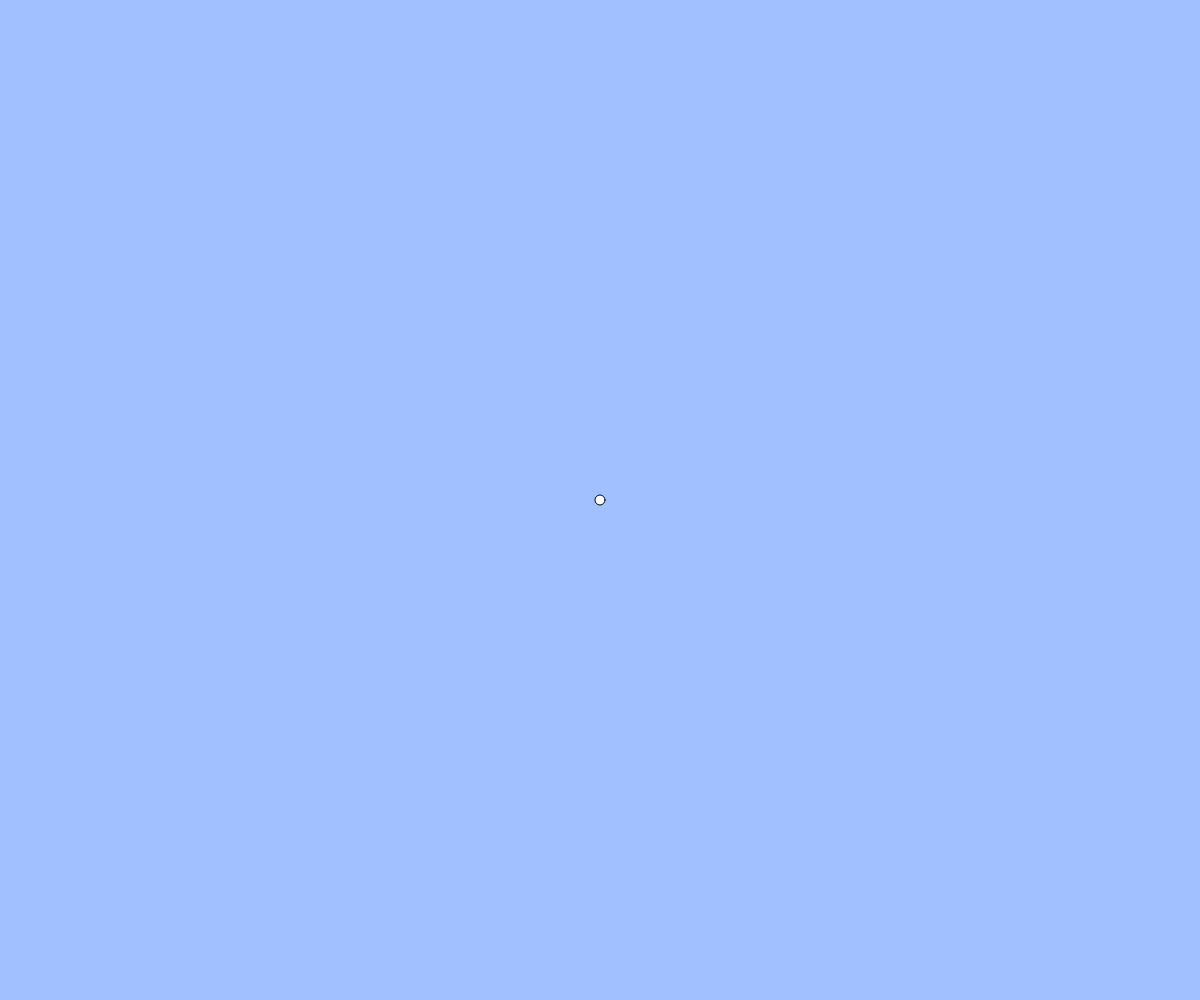
Frame 1 (no input)
Frame 60 (no input): identical to frame 1, image omitted
Frame 120 (the mouse pressed at the canvas centre since frame 60): identical to frame 1, image omitted

The p5.js sketch that drew this single still picture (run headless with seeded random() and noise() and a simulated clock; from frame 60 on, the mouse is pressed at the canvas centre):

// p5.js sketch
// ── sketch.js
//「→」と「↑」を押すと大きくなって、「←」と「↓」を押すと小さくなる円
let x, y, z;

function setup(){
  createCanvas(windowWidth, windowHeight);
  x = width / 2;
  y = height / 2;
  z =10
}

function draw(){
  background(160, 192, 255);
  ellipse(x, y, z);
  // キーの処理（else ifにすると同時押しできなくなってしまうので要注意）
  if(keyIsDown(LEFT_ARROW)){ z -= 10; }//左キーを押すと半径マイナス
  if(keyIsDown(RIGHT_ARROW)){ z += 10; }//右キーを押すと半径プラス
  if(keyIsDown(UP_ARROW)){ z += 10; }//上キーを押すと半径プラス
  if(keyIsDown(DOWN_ARROW)){ z -= 10; }//下キーを押すと半径マイナス
  z = constrain(z, 10, height);
}
